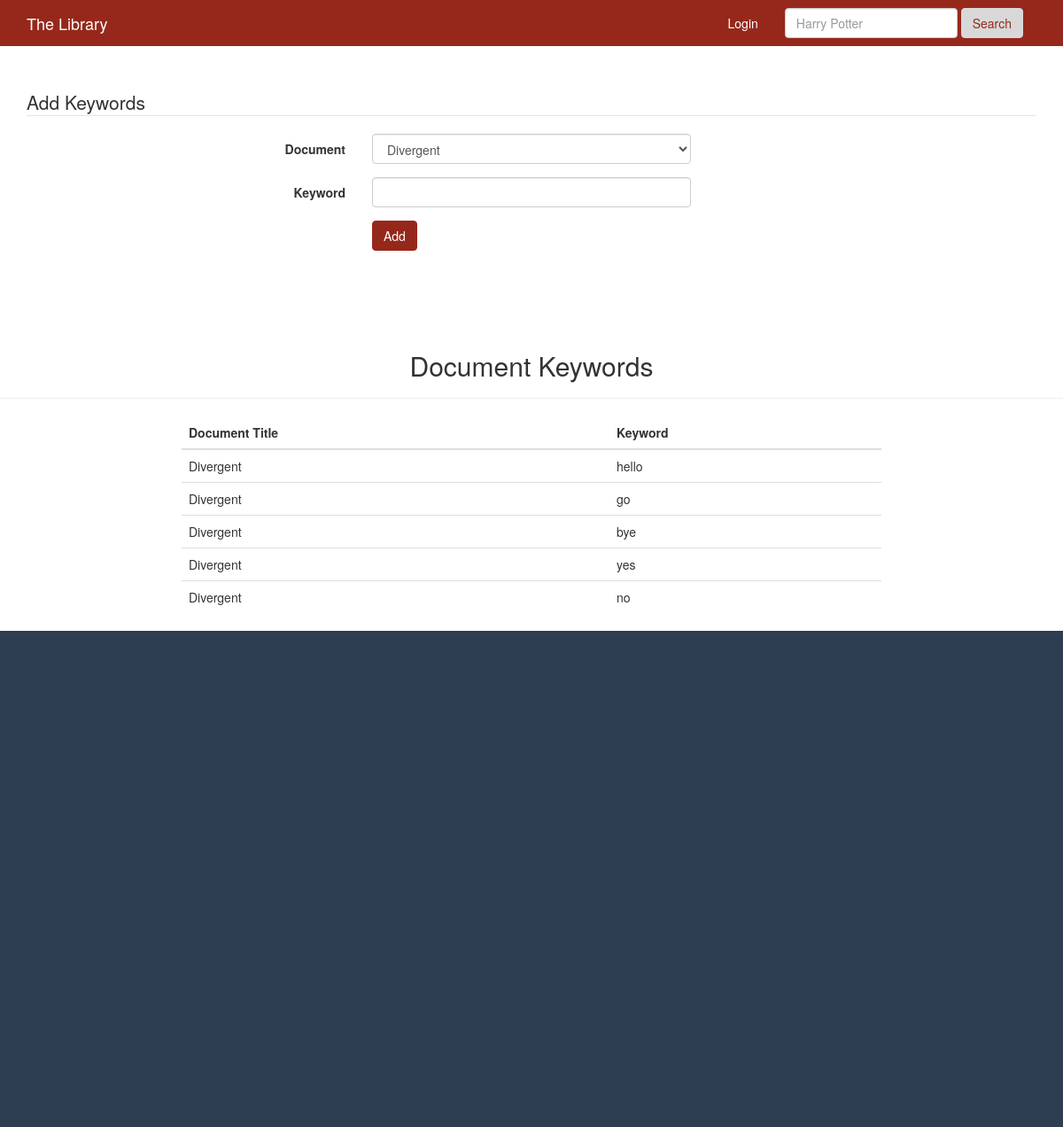
Page /keywords/1/ on the committed database.
### tables this page shows
CREATE TABLE Document_Keyword(
    doc_id int,
    keyword varchar
    -- foreign key(doc_id) references Document(doc_id)
);

CREATE TABLE Document(
	doc_id integer primary key autoincrement,
	doc_title varchar,
	doc_type varchar,
	number_copies varchar
);

### main.py (the view)
@app.route('/keywords')
@app.route('/keywords/<doc_id>/')
def keywords(doc_id=None):
    query = ''' select doc_title, doc_id from document '''
    cur = g.db.execute( query )
    options = [dict( doc_id=row[1], doc_title=row[0]) for row in cur.fetchall()]
    if doc_id == None:
        query = '''
                select dk.doc_id, dk.keyword, d.doc_title
                from document_keyword as dk
                inner join document as d
                    on dk.doc_id = d.doc_id
                order by d.doc_title
                '''
        cur = g.db.execute( query )
        rows = [dict( doc_id=row[0], keyword=row[1], doc_title=row[2]) for row in cur.fetchall()]
    else:
        query = '''
                select dk.doc_id, dk.keyword, d.doc_title
                from document_keyword as dk
                inner join document as d
                    on dk.doc_id = d.doc_id
                where d.doc_id = (?)
                order by d.doc_title
                '''
        cur = g.db.execute( query, [doc_id] )
        rows = [dict( doc_id=row[0], keyword=row[1], doc_title=row[2]) for row in cur.fetchall()]
    return render_template('keywords.html', options=options, rows=rows)

### main.py (called while the page is built)
@app.before_request
def before_request():
    g.db = connect_db()

@app.teardown_request
def teardown_request(exception):
    db = getattr(g, 'db', None)
    if db is not None:
        db.close()

def connect_db():
    return sqlite3.connect(app.config['DATABASE'])

### templates/keywords.html (shortened to what this page needs)
{% extends "layout.html" %}
{% block body %}
<div class="jumbotron">
    <div class="container">
        <form class="form-horizontal" action="{{ url_for('add_keyword') }}" method="post">
        <fieldset>
        <legend>Add Keywords</legend>
        <div class="form-group">
        <label class="col-md-4 control-label" for="doc_type">Document</label>
        <div class="col-md-4">
        <select class="form-control" id="document" name="document" required>
            {% for row in options %}
            <option value="{{ row['doc_id'] }}">{{ row['doc_title'] }}</option>
            {% endfor %}
        </select>
        </div>
        </div>
        <div class="form-group">
        <label class="col-md-4 control-label" for="keyword">Keyword</label>
        <div class="col-md-4">
        <input id="keyword" name="keyword" type="text" class="form-control input-md" required>
        </div>
        </div>
        <div class="form-group">
        <label class="col-md-4 control-label" for="add"></label>
        <div class="col-md-4">
            <button id="add" name="add" class="btn btn-primary">Add</button>
        </div>
        </div>
        </fieldset>
        </form>
    </div>
</div>
<div class="row column text-center">
    <h2>Document Keywords</h2>
    <hr>
</div>
<div class="row">
  <div class="col-md-2"></div>
  <div class="col-md-8">
      <table class="table">
        <thead>
            <tr>
                <th>
                    Document Title
                </th>
                <th>
                    Keyword
                </th>
            </tr>
        </thead>
        <tbody>
            {% for row in rows %}
            <tr>
                <td>
                    {{ row['doc_title'] }}
                </td>
                <td>
                    {{ row['keyword'] }}
                </td>
            </tr>
            {% endfor %}
        </tbody>
    </table>
  </div>
  <div class="col-md-2"></div>
</div>
{% endblock %}

### static/css/custom.css (style rules this page uses)
.btn-primary { color: #fff; background-color: #96281B; border-color: #96281B; }
html { height: 100%; }
body { height: 100%; }
.jumbotron { background-color: #FFF; }

### rows in the picture
Document_Keyword: doc_title "Divergent", keyword "hello"
Document_Keyword: doc_title "Divergent", keyword "go"
Document_Keyword: doc_title "Divergent", keyword "bye"
Document_Keyword: doc_title "Divergent", keyword "yes"
Document_Keyword: doc_title "Divergent", keyword "no"

### other values in the picture
form field document "Divergent"
